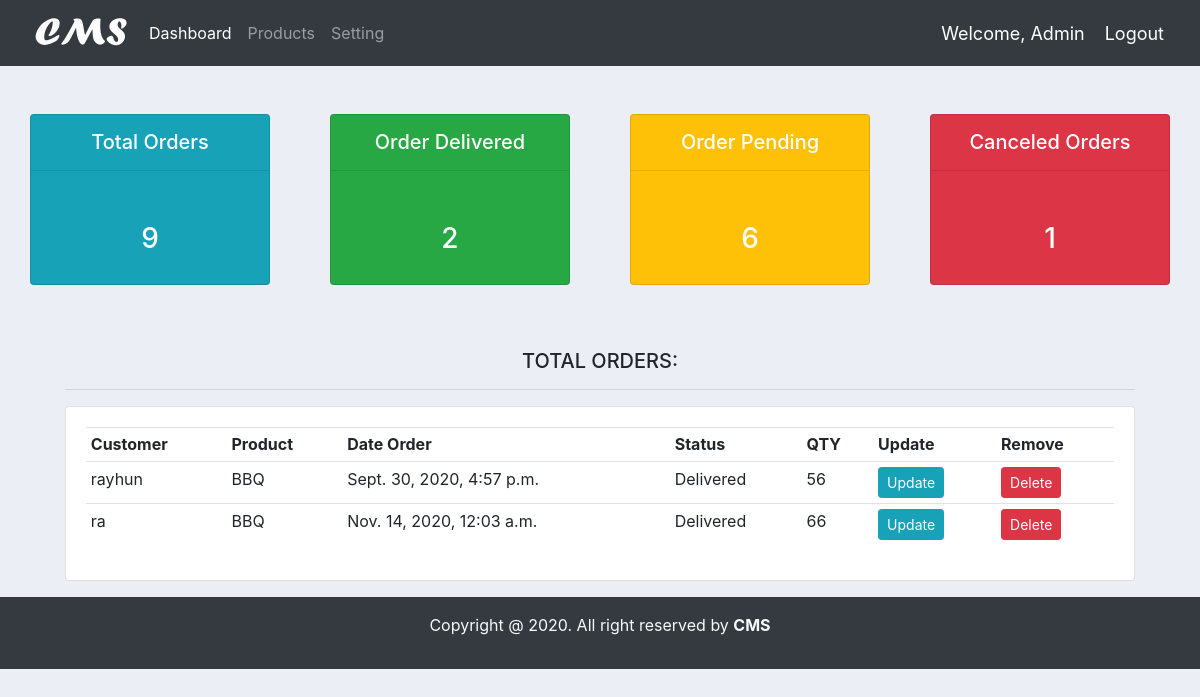
/all/orders/delivery (signed in), run on an earlier commit of the app's database.
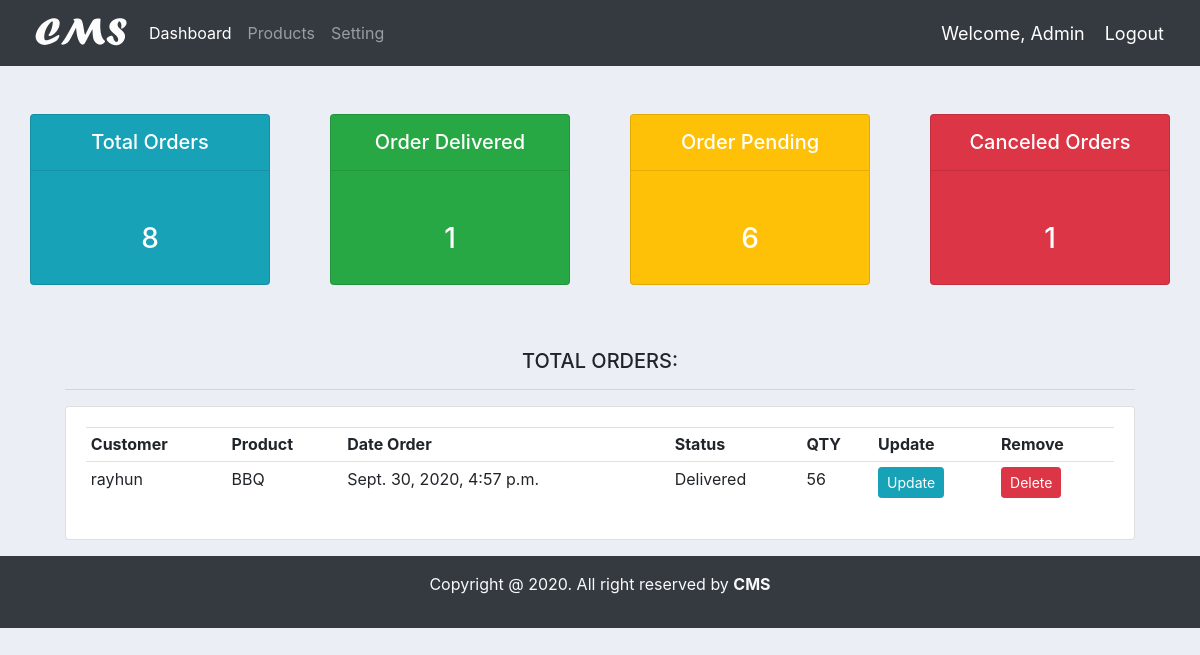
And on a later commit of the database.
### accounts/models.py (models this page shows, shortened)
class Order(models.Model):
    STATUS = (
        ('Pending','Pending'),
        ('Canceled Order','Canceled Order'),
        ('Delivered','Delivered')
        )
    customer = models.ForeignKey(Customer, null=True, on_delete=models.SET_NULL)
    Product = models.ForeignKey(Product, null=True, on_delete=models.SET_NULL)
    date_created = models.DateTimeField(auto_now_add=True, null=True)
    statur = models.CharField(max_length=200, null=True, choices=STATUS)
    note = models.CharField(max_length=200, null=True)
    order_content = models.DecimalField(max_digits= 10000, null=True, decimal_places=0)

class Customer(models.Model):
    user = models.OneToOneField(User, null=True, blank=True, on_delete=models.CASCADE)
    name = models.CharField(max_length=200, null=True)
    phone = models.CharField(max_length=200, null=True)
    email = models.CharField(max_length=200, null=True)
    profile_pic = models.ImageField(default="demo.jpg", null=True, blank=True)
    date_created = models.DateTimeField(auto_now_add=True, null=True)
    def __str__(self):
        return str(self.name)

class Product(models.Model):
    CATAGORY = (
        ('Indoor','Indoor'),
        ('Out Door','Out Door'),
    )
    name = models.CharField(max_length=200, null=True)
    price = models.FloatField(null=True)
    catagory = models.CharField(max_length=200, null=True, choices=CATAGORY)
    descriprion = models.CharField(max_length=500 ,null=True, blank=True)
    data_created = models.DateTimeField(auto_now_add=True)
    tags = models.ManyToManyField(Tag)
    def __str__(self):
        return str(self.name)

### accounts/decorators.py (the view)
    def wrapper_func(request, *args, **kwargs):
        group = None
        if request.user.groups.exists():
            group = request.user.groups.all()[0].name
        if group == 'customer':
            return redirect('user_profile')
        elif group == 'admin':
            return view_func(request, *args, **kwargs)
        else:
            context = {}
            return render(request, 'accounts/customer_not_auth.html', context)

### accounts/views.py (called while the page is built)
@login_required
@admin_only
def order_delivery_list(request):
    orders = Order.objects.all()
    total_orders = orders.count()
    order_delivered = orders.filter(statur='Delivered').count()
    order_deliver = orders.filter(statur='Delivered')
    order_pending = orders.filter(statur='Pending').count()
    order_cancels = orders.filter(statur='Canceled Order').count()
    context = {
        'order_deliver':order_deliver,
        'total_orders':total_orders,
        'order_delivered':order_delivered,
        'order_pending':order_pending,
        'order_cancels':order_cancels,
    }
    return render(request, 'accounts/order_delivery_list.html',context)

### accounts/templates/accounts/order_delivery_list.html
{% extends 'accounts/main.html' %}
{% block content %}
<div class="container-fluid">
    {% include 'accounts/status.html' %}
    <div class="row">
        <div class="col-md-11 m-auto">
            <h5 class="text-center">TOTAL ORDERS:</h5>
            <hr>
            <div class="card card-body">
                <table class="table table-sm">
                    <tr>
                        <th>Customer</th>
                        <th>Product</th>
                        <th>Date Order</th>
                        <th>Status</th>
                        <th>QTY</th>
                        <th>Update</th>
                        <th>Remove</th>
                    </tr>
                    {% for order in order_deliver %}
                    <tr>
                        <td>{{ order.customer }}</td>
                        <td>{{ order.Product }}</td>
                        <td>{{ order.date_created }}</td>
                        <td>{{ order.statur }}</td>
                        <td>{{ order.order_content }}</td>
                        <td><a class="btn btn-sm btn-info" href="{% url 'update_order' order.pk %}">Update</a></td>
                        <td><a class="btn btn-sm btn-danger" href="{% url 'delete_order' order.pk %}">Delete</a></td>
                    </tr>
                    {% endfor %}
                </table>
            </div>
        </div>
    </div>
</div>
{% endblock %}

What changed in the data, as far as the page shows it:
removed Order: customer "ra", Product "BBQ", date_created "Nov. 14, 2020, 12:03 a.m.", statur "Delivered", order_content "66"
Also different on the page:
{{ total_orders }}: "9" → "8"
{{ order_delivered }}: "2" → "1"
